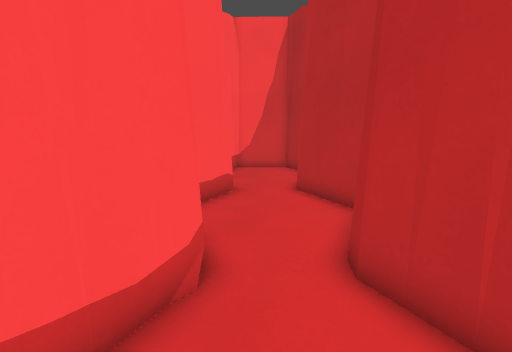
View 1 (above)

19 first-person views from a walk through a level from a Godot 3-D game. The camera is 1.3 m above the floor, tilts 10° down and sees 85° across. The floor is counted in squares, 0.5 m on a side. Each view is taken from the middle of a square. On the plan, view 1 faces up. The plan holds only what a view shows up to about 19 squares ahead; the rest is blank. The place goes on beyond the plan.

View 2
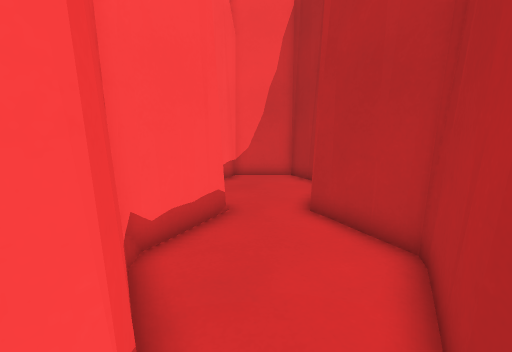

View 3
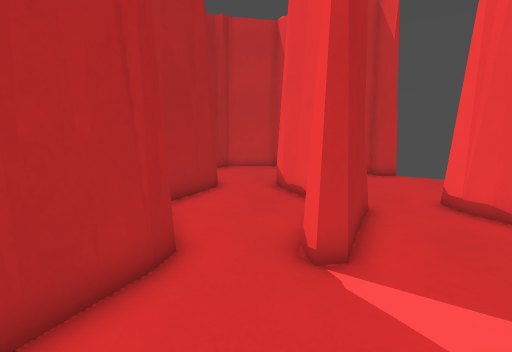

View 4
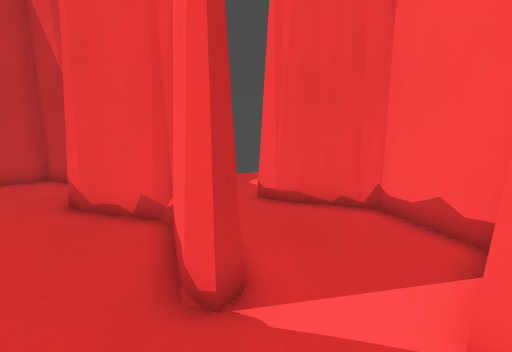

View 5
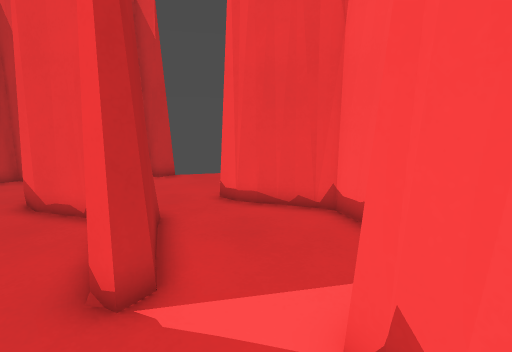

View 6
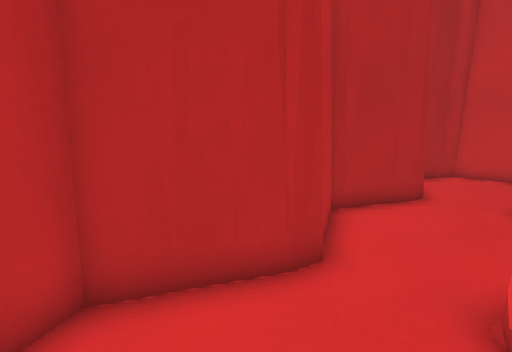

View 7
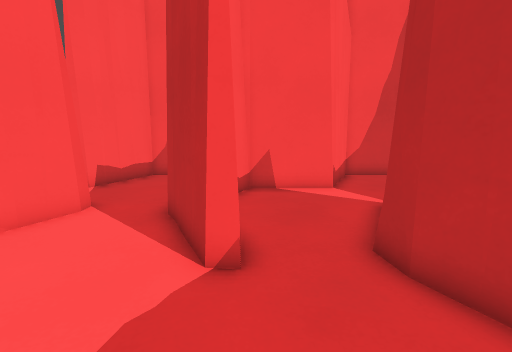

View 8
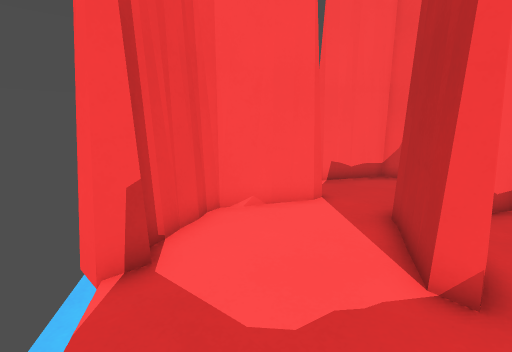

View 9
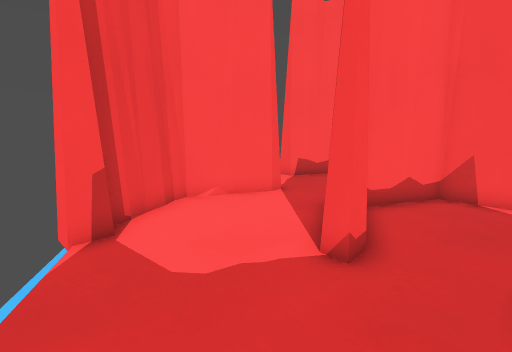

View 10
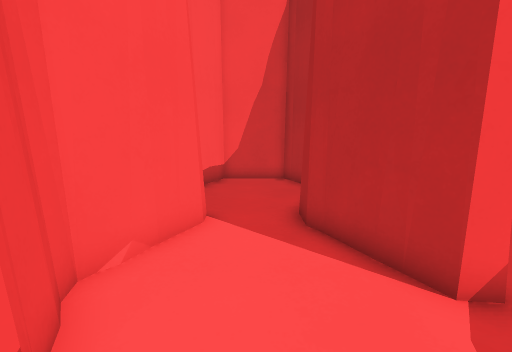

View 11
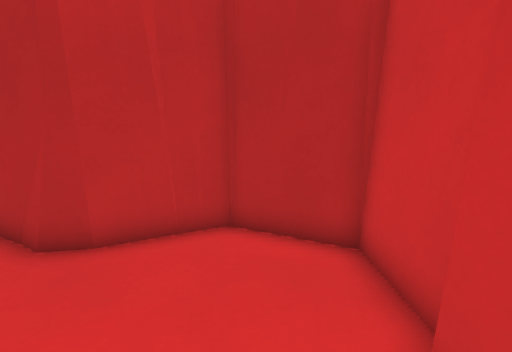

View 12
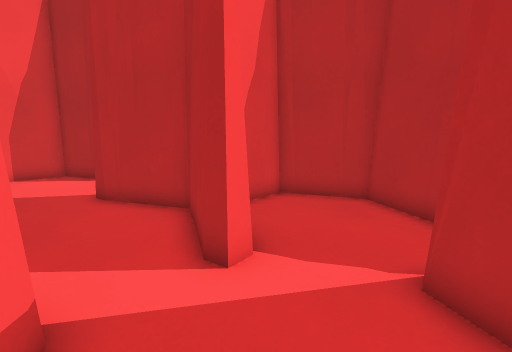

View 13
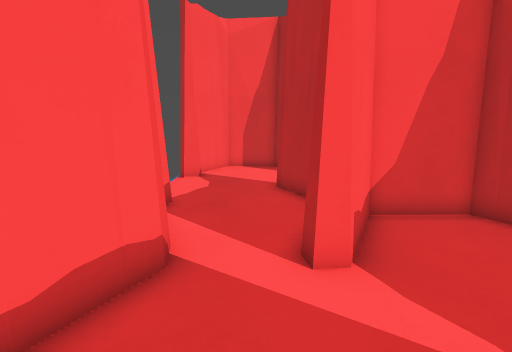

View 14
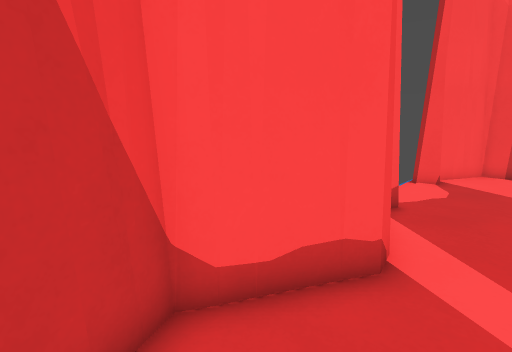

View 15
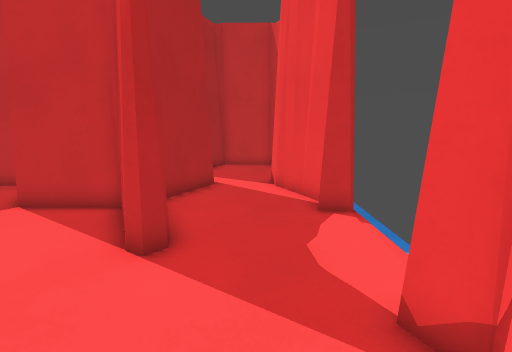

View 16
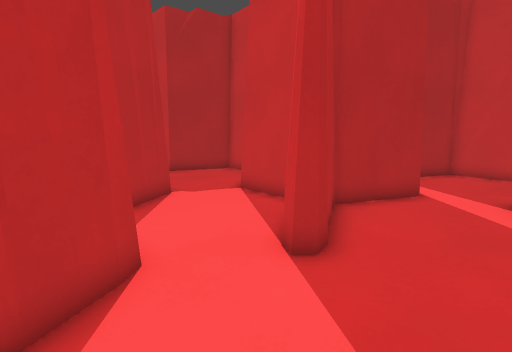

View 17
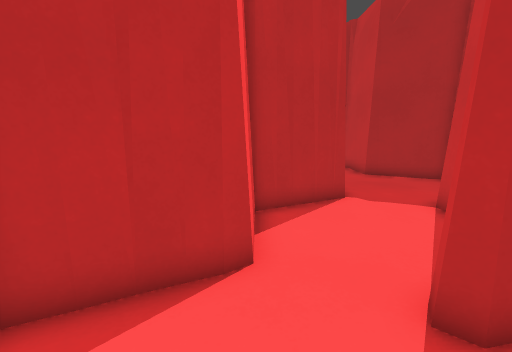

View 18
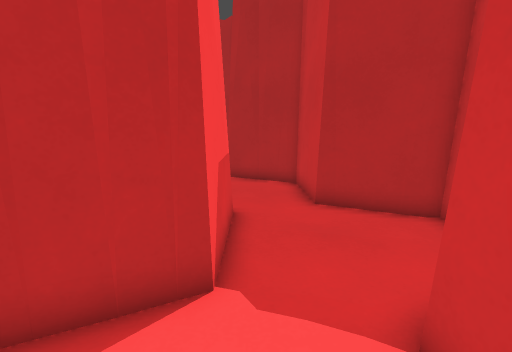

View 19
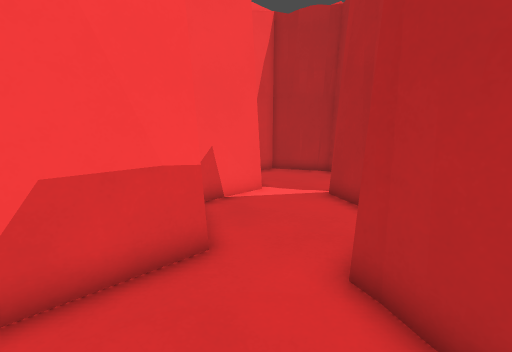

### Floor plan
Key: @ floor where view 1 was taken; # wall or solid block; . main floor; - floor 0.25 m lower than the main floor; / step, stairs or slope; = window, fence, low wall or low ledge.
Columns run from 20 left of view 1 to 9 right of it. Each row starts with its distance up from view 1.
 29    ####                   ##
 28   ##..##                  .##
 27   #....#                 ...#
 26   #....##               ....##
 25  ##.....#####      ####..... #
 24  ...........#      ........
 23  ...........##     .....=.
 22  .....##.....#####.....##
 21 -.....##...............#
 20 -=.....##.............##
 19 -##....######.....#####
 18   #....###### ....#####
 17   ##...##...# ...##...##
 16   ##..##....#######....#
 15   ##..##.....#####.....##
 14   ##........##.........#
 13   #.........##........##
 12  ##........##.....##..#
 11  ##....##..###....##..#
 10   # ...##...##...##...##
  9    #####....###..##....##
  8       ##.....##..##....##
  7        ##........##....#
  6         #........###..##
  5         ##........##..##
  4         ##........##..##
  3           -/.....##...##
  2              ######....
  1                   #....
  0                   #.@..#
 -1                   ##..##
 -2                    ####

Where each view was taken, in squares from view 1:
view 1: 0 up, 0 right, facing up
view 2: 3 up, 0 right, facing up
view 3: 17 up, 0 right, facing down
view 4: 15 up, 1 right, facing down-left
view 5: 16 up, 0 right, facing down-left
view 6: 16 up, 1 left, facing down-right
view 7: 3 up, 6 left, facing up
view 8: 3 up, 6 left, facing up-left
view 9: 3 up, 4 left, facing up-left
view 10: 4 up, 10 left, facing up
view 11: 4 up, 9 left, facing right
view 12: 11 up, 17 left, facing up-right
view 13: 10 up, 15 left, facing up
view 14: 10 up, 15 left, facing up-left
view 15: 28 up, 16 left, facing down
view 16: 27 up, 17 left, facing down-right
view 17: 25 up, 17 left, facing right
view 18: 21 up, 11 left, facing right
view 19: 17 up, 6 left, facing up-right
